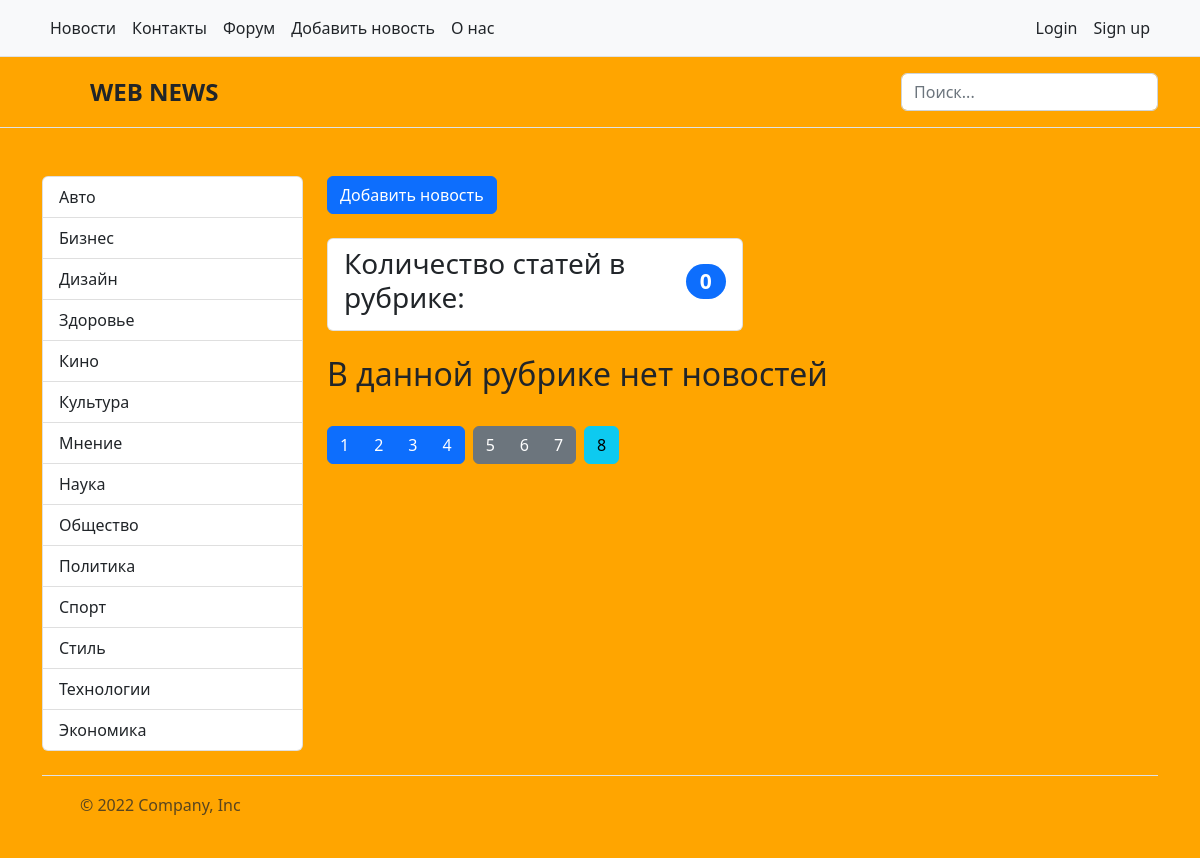
The app's page /category/9/, older data.
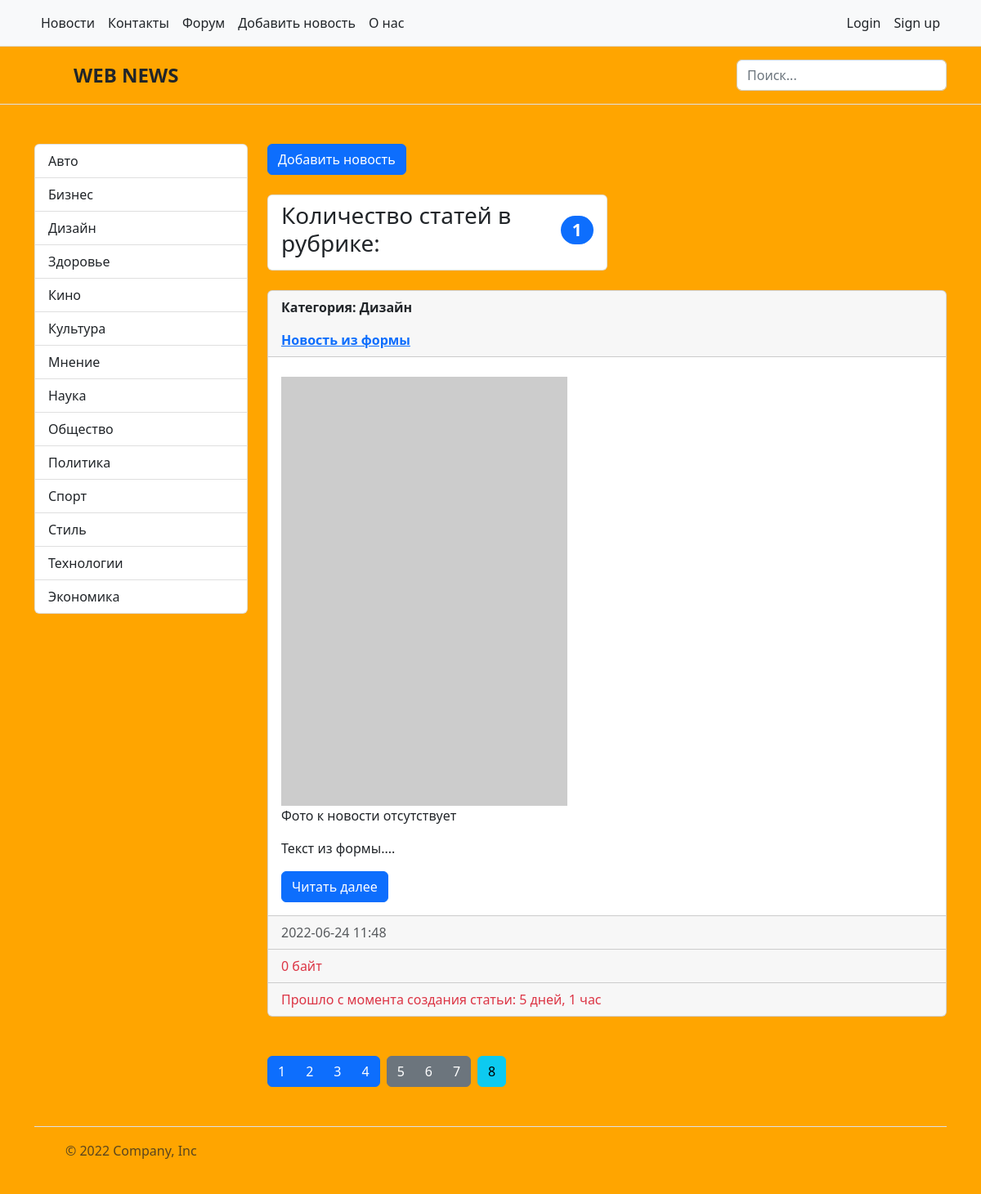
The same page, newer data.
### news/models.py (models this page shows, shortened)
class Category(models.Model):
    title = models.CharField(max_length=150, db_index=True, verbose_name='Наименование категории')
    def get_absolute_url(self):                                     #  монтирует кнопку в админке в "категории" (внутри) "смотреть на сайте"
        return reverse('category', kwargs={'category_id': self.pk})
    def __str__(self):
        return self.title
    class Meta:
        verbose_name = 'Категория'            #   при редактировании новости вверху отображается "изменить НОВОСТЬ"
        verbose_name_plural = 'Категории'
        ordering = ['title']

class News(models.Model):
    title = models.CharField(max_length=150, verbose_name='Наименование')
    content = models.TextField(blank=True, verbose_name='Контент')      #   атрибут "blank=True" -> поле необязательное для заполнения. Атрибут необязательный
    created_at = models.DateTimeField(auto_now_add=True, verbose_name='Дата публикации')   #   атрибут "auto_now_add=True" создает дату и впемя только раз. При обновлении записи, время не поменяется
    update_at = models.DateTimeField(auto_now=True, verbose_name='Обновлено')         #   дата и время обновляются при корректировке новости
    photo = models.ImageField(upload_to='photos/%Y/%m/%d/', verbose_name='Фото', blank=True) #   разбивает загружаемые изображения по папкам и датам (каждый день)
    sign_of_publication = models.BooleanField(default=True, verbose_name='Признак публикации')
    category = models.ForeignKey('Category', on_delete=models.PROTECT, verbose_name='Категория')  #   Новость защищена от удаления
    def get_absolute_url(self):
        return reverse('view_news', kwargs={'news_id': self.pk})
    class Meta:
        verbose_name = 'Новость'            #   при редактировании новости вверху отображается "изменить НОВОСТЬ"
        verbose_name_plural = 'Новости'
        ordering = ['-created_at']

### news/views.py (the view)
# urls.py: path('category/<int:category_id>/', get_category, name='category'),     #   http://127.0.0.1:8000/category
def get_category(request, category_id):
    news = News.objects.filter(category_id=category_id)                 #   "category_id" - поле в БД -> таблица "News"
    category = Category.objects.get(pk=category_id)
    return render(request, 'news/category.html',
                                                    {
                                                        'title': 'Категории',
                                                        'list_news': news,
                                                        'category': category
                                                    })

### news/templatetags/news_tags.py (called while the page is built)
@register.inclusion_tag('news/list_categories.html')
def show_categories(arg1='Hello', arg2='World'):
    categories = Category.objects.all()
    return {'categories': categories, 'arg1': arg1, 'arg2': arg2}          #   передаем ключ словаря "categories" в шаблон "list_categories"

### news/templates/news/category.html (shortened to what this page needs)
<!DOCTYPE html>
{% extends 'base.html' %}
    {% block sidebar %}
        {% include 'inc/_sidebar.html' %}
    {% endblock %}
    {% block content %}
        <div class="col-9" xmlns="http://www.w3.org/1999/html">
            <div class="col">
                <div class="d-grid gap-2 d-md-block">
                    <a href="{% url 'add_news' %}" class="btn btn-primary">Добавить новость</a>
                </div>
            </div>
            <br>
            <div class="bd-example">
                <div class="col-6">
                    <ul class="list-group">
                        <li class="list-group-item d-flex justify-content-between align-items-center">
                            <h3>Количество статей в рубрике:</h3>
                            <h3><span class="badge bg-primary rounded-pill">{{ list_news.count }}</span></h3>
                        </li>
                    </ul>
                </div>
            </div>
            <br>
            {% if list_news %}
            {% for elem in list_news %}
                <div class="card">
                    <strong class="d-inline-block mb-2 text-dark">
                         <div class="card-header">
                             <p>Категория: {{ elem.category }}</p>
                             <a href="{{ elem.get_absolute_url }}">{{ elem.title }}</a>
                         </div>
                    </strong>
                    <div class="card-body">
                        {% if elem.photo %}
                            <img src="{{ elem.photo.url }}" class="img-fluid" alt="photo">
                        {% else %}
                            <img src="https://picsum.photos/200/300" alt="" width="350">
                            <p>Фото к новости отсутствует</p>
                        {% endif %}
                        <p class="card-text">{{ elem.content | linebreaks | truncatewords:50 }}</p>
                        <a href="{{ elem.get_absolute_url }}" class="btn btn-primary">Читать далее</a>
                    </div>
                    <div class="card-footer text-muted">{{ elem.created_at|date:"Y-m-d H:i" }}</div>
                    <div class="card-footer text-danger">{{ elem | filesizeformat }}</div>
                    <div class="card-footer text-danger">Прошло с момента создания статьи: {{ elem.created_at | timesince }}</div>
                </div>
                <br>
            {% endfor %}
            {% else %}
                <h2>В данной рубрике нет новостей</h2>
            {% endif %}
            <br>
            <div class="btn-toolbar" role="toolbar" aria-label="Toolbar with button groups">
                <div class="btn-group me-2" role="group" aria-label="First group">
                    <button type="button" class="btn btn-primary">1</button>
                    <button type="button" class="btn btn-primary">2</button>
                    <button type="button" class="btn btn-primary">3</button>
                    <button type="button" class="btn btn-primary">4</button>
                </div>
                <div class="btn-group me-2" role="group" aria-label="Second group">
                    <button type="button" class="btn btn-secondary">5</button>
                    <button type="button" class="btn btn-secondary">6</button>
                    <button type="button" class="btn btn-secondary">7</button>
                </div>
                <div class="btn-group" role="group" aria-label="Third group">
                    <button type="button" class="btn btn-info">8</button>
                </div>
            </div>
            <br>
        </div>
    {% endblock %}

### templates/base.html (shortened to what this page needs)
<!DOCTYPE html>
{% load static %}
<html lang="en">
    <head>
        <link rel="stylesheet" type="text/css" href="{% static 'bootstrap/bootstrap.min.css' %}"/>
        <link rel="stylesheet" type="text/css" href="{% static 'css/style.css' %}"/>
    </head>
    <body>
        {% include 'inc/_nav.html' %}
        {% include 'inc/_header.html' %}
        <div class="container">
            <br>
            <div class="row">
                {% block sidebar %}{% endblock %}
                {% block content %}{% endblock %}
            </div>
            {% include 'inc/_footer.html' %}
        </div>
    </body>
</html>

### templates/inc/_nav.html
<nav class="py-2 bg-light border-bottom">
    <div class="container d-flex flex-wrap">
        <ul class="nav me-auto">
            <li class="nav-item"><a href="/" class="nav-link link-dark px-2 active" aria-current="page">Новости</a></li>
            <li class="nav-item"><a href="#" class="nav-link link-dark px-2">Контакты</a></li>
            <li class="nav-item"><a href="#" class="nav-link link-dark px-2">Форум</a></li>
            <li class="nav-item"><a href="{% url 'add_news' %}" class="nav-link link-dark px-2">Добавить новость</a></li>
            <li class="nav-item"><a href="#" class="nav-link link-dark px-2">О нас</a></li>
        </ul>
        <ul class="nav">
            <li class="nav-item"><a href="{% url 'login' %}" class="nav-link link-dark px-2">Login</a></li>
            <li class="nav-item"><a href="#" class="nav-link link-dark px-2">Sign up</a></li>
        </ul>
    </div>
</nav>

### templates/inc/_header.html
<header class="py-3 mb-4 border-bottom">
    <div class="container d-flex flex-wrap justify-content-center">
        <a href="{% url 'home' %}" class="d-flex align-items-center mb-3 mb-lg-0 me-lg-auto text-dark text-decoration-none">
            <svg class="bi me-2" width="40" height="32"><use xlink:href="#bootstrap"></use></svg>
            <strong>
                <span class="fs-4">WEB NEWS</span>
            </strong>
        </a>
        <form class="col-12 col-lg-auto mb-3 mb-lg-0" role="search">
            <input type="search" class="form-control" placeholder="Поиск..." aria-label="Search">
        </form>
    </div>
</header>

### templates/inc/_sidebar.html (shortened to what this page needs)
{% load news_tags %}
{% show_categories %}

### news/templates/news/list_categories.html (shortened to what this page needs)
<div class="col-3">
    <div class="list-group">
        {% for elem in categories %}
            <a href="{{ elem.get_absolute_url }}" class="list-group-item list-group-item-action">{{ elem.title }}</a>
        {% endfor %}
    </div>
</div>

### templates/inc/_footer.html
<footer class="d-flex flex-wrap justify-content-between align-items-center py-3 my-4 border-top">
    <div class="col-md-4 d-flex align-items-center">
        <a href="/" class="mb-3 me-2 mb-md-0 text-muted text-decoration-none lh-1">
        <svg class="bi" width="30" height="24"><use xlink:href="#bootstrap"></use></svg>
        </a>
        <span class="mb-3 mb-md-0 text-muted">© 2022 Company, Inc</span>
    </div>
    <ul class="nav col-md-4 justify-content-end list-unstyled d-flex">
        <li class="ms-3"><a class="text-muted" href="#"><svg class="bi" width="24" height="24"><use xlink:href="#twitter"></use></svg></a></li>
        <li class="ms-3"><a class="text-muted" href="#"><svg class="bi" width="24" height="24"><use xlink:href="#instagram"></use></svg></a></li>
        <li class="ms-3"><a class="text-muted" href="#"><svg class="bi" width="24" height="24"><use xlink:href="#facebook"></use></svg></a></li>
    </ul>
</footer>

### mysite/static/css/style.css (style rules this page uses)
body { background-color: orange; }

Row changes from the older to the newer data that the page shows:
added News: category "Дизайн", title "Новость из формы", content "Текст из формы....", created_at "2022-06-24 11:48", elem "0 байт", created_at "5 дней, 1 час"
Text that changed along with them:
{{ list_news.count }}: "0" → "1"
text no longer shown: "В данной рубрике нет новостей"
